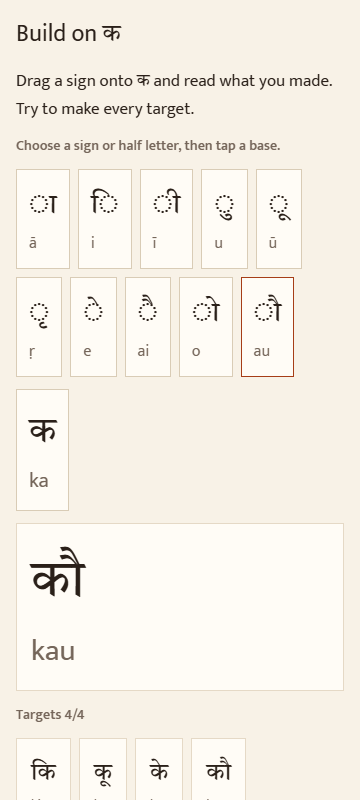
#> input picture output/launch-reel/assets/letters.png, 360 x 800 px, given in place of letters.png.png, which was not available
$ python -i render_reel.py   (imports and definitions only)
#> lines starting #> are read from the running program, lines starting #| are printed output that depends on the picture; after the words box and inside, x2 and y2 are one past the last pixel; in counts of white or black regions, pixels touching at a corner belong together; pictures that were not available may be replaced by others from this repository, and a replacement may not be noted
"""Render the 24-second launch edit; all speech/music comes from Flow clips."""
from pathlib import Path
import argparse
import json
import math
import subprocess
import numpy as np
from PIL import Image, ImageDraw, ImageFont, ImageFilter
from moviepy import VideoFileClip, VideoClip, concatenate_audioclips

ROOT = Path(__file__).parent
W, H, FPS = 1080, 1920, 30
INK = '#38291E'
CREAM = '#FFF7ED'
SAFFRON = '#D85A27'
FONTS = Path('C:/Windows/Fonts')


def font(size, bold=False, serif=False):
    return ImageFont.truetype(str(FONTS / ('georgiab.ttf' if serif and bold else 'georgia.ttf' if serif else 'segoeuib.ttf' if bold else 'segoeui.ttf')), size)


def smooth(x):
    x = min(1., max(0., x))
    return x*x*(3-2*x)


def text(im, value, xy, size=60, color=INK, bold=False, serif=False, anchor=None):
    ImageDraw.Draw(im).text(xy, value, fill=color, font=font(size, bold, serif), anchor=anchor, spacing=12)


def centre(im, value, y, size=60, **kw):
    text(im, value, (W//2, y), size=size, anchor='mt', **kw)


# [7 lines left out: function eyebrow, not called in this run]


def fit(im, width, height):
    return im.resize((width,height),Image.Resampling.LANCZOS) if im.size == (width,height) else __import__('PIL.ImageOps',fromlist=['contain']).contain(im,(width,height),Image.Resampling.LANCZOS)


def phone(name):
    # The screenshot is kept proportional and unchanged inside a neutral device frame.
#> called with name = 'assets/letters.png'
    sw, sh, bezel = 594, 1240, 19
    im = Image.new('RGBA',(sw+bezel*2+80, sh+bezel*2+80))
#> im: PIL image 712x1358 RGBA; every value is 0
    d = ImageDraw.Draw(im)
    d.rounded_rectangle((41,46,sw+bezel*2+39,sh+bezel*2+44),radius=73,fill=(40,28,20,75))
    shadow=im.filter(ImageFilter.GaussianBlur(22))
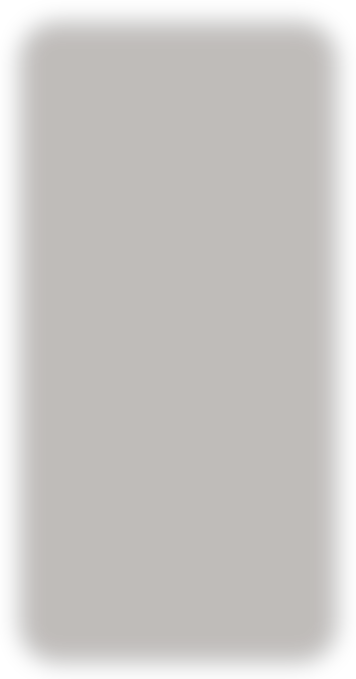
#> shadow: PIL image 712x1358 RGBA (shown at 1/2 size); mean R, G, B, A 33.1, 23.2, 16.6, 62.1; transparent parts drawn white
    d=ImageDraw.Draw(shadow)
    box=(40,25,sw+bezel*2+40,sh+bezel*2+25)
    d.rounded_rectangle(box,radius=66,fill='#302A24',outline='#97816C',width=3)
    screen=Image.new('RGB',(sw,sh),CREAM)
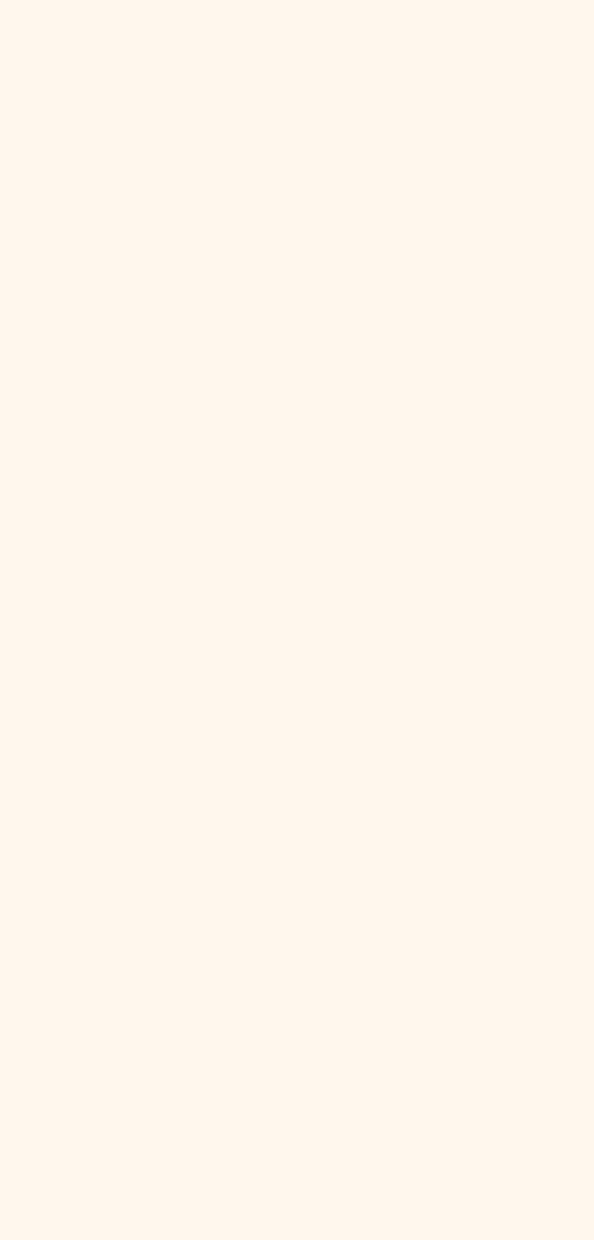
#> screen: PIL image 594x1240 RGB; mean R, G, B 255, 247, 237
    shot=Image.open(ROOT/'assets'/f'{name}.png').convert('RGB')
#> shot is the input picture: PIL image 360x800 RGB; mean R, G, B 246.1, 241, 231.9
    shot=fit(shot,sw,sh)
    screen.paste(shot,((sw-shot.width)//2,(sh-shot.height)//2))
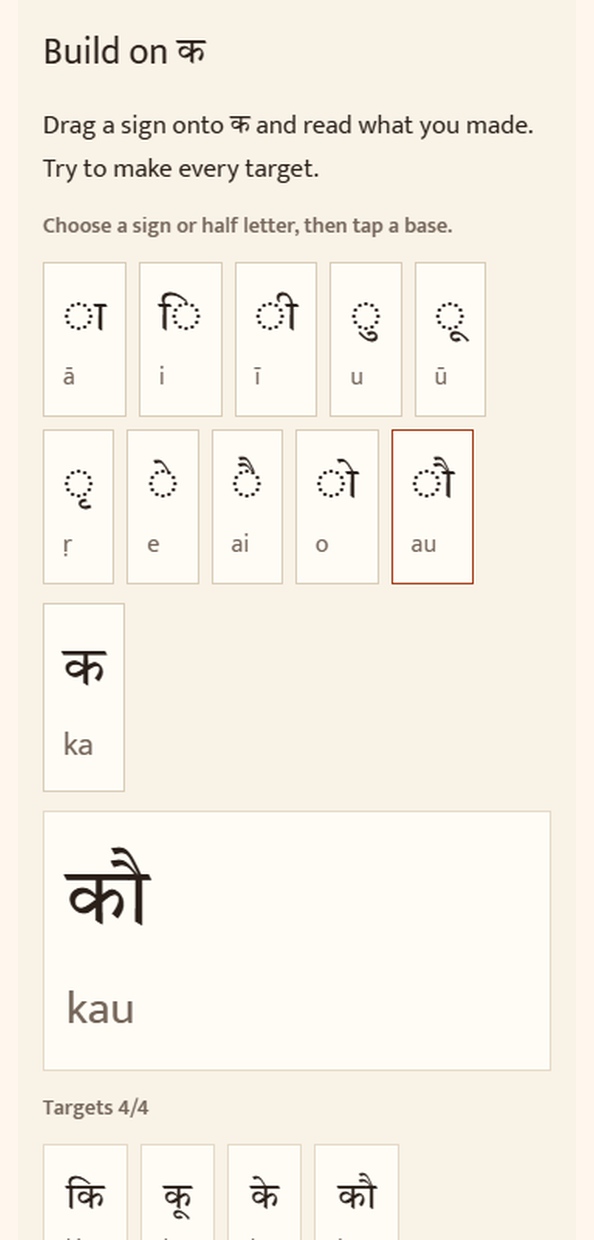
#> screen: PIL image 594x1240 RGB; mean R, G, B 246.5, 241.3, 232.2
    mask=Image.new('L',(sw,sh));ImageDraw.Draw(mask).rounded_rectangle((0,0,sw,sh),radius=46,fill=255)
#> after `mask = Image.new('L', (sw, sh))`: mask: PIL image 594x1240 L; every value is 0
#> after `ImageDraw.Draw(mask).rounded_rectangle((0, 0, sw, sh), radius=46, fill`:
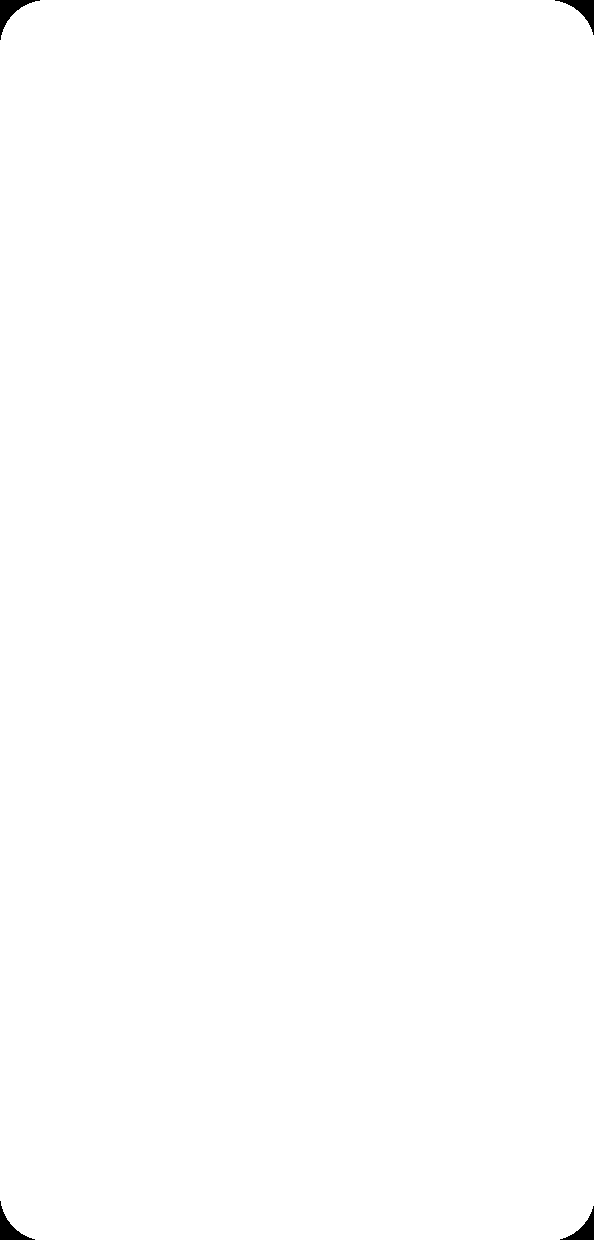
#> mask: PIL image 594x1240 L; 99.8% white; 4 black regions, box (x1, y1, x2, y2) and area: (0, 0, 40, 40) 470, (555, 0, 594, 35) 430, (0, 1201, 35, 1240) 430, (560, 1206, 594, 1240) 391
    shadow.paste(screen,(40+bezel,25+bezel),mask)
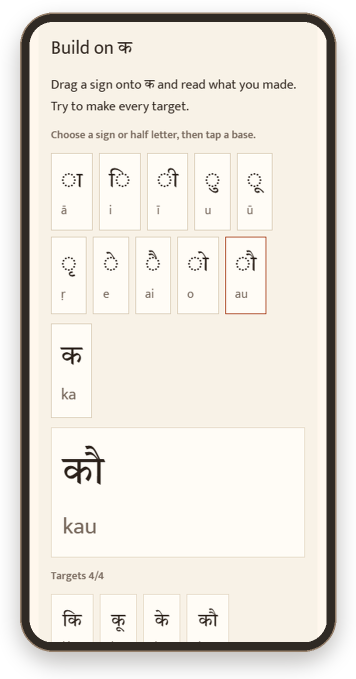
#> shadow: PIL image 712x1358 RGBA (shown at 1/2 size); mean R, G, B, A 193.4, 188.4, 180.6, 215.1; transparent parts drawn white
    return shadow


# [106 lines left out: functions caption, build, not called in this run]


# [3 lines not run here, left out]

>>> result = phone('assets/letters.png')
